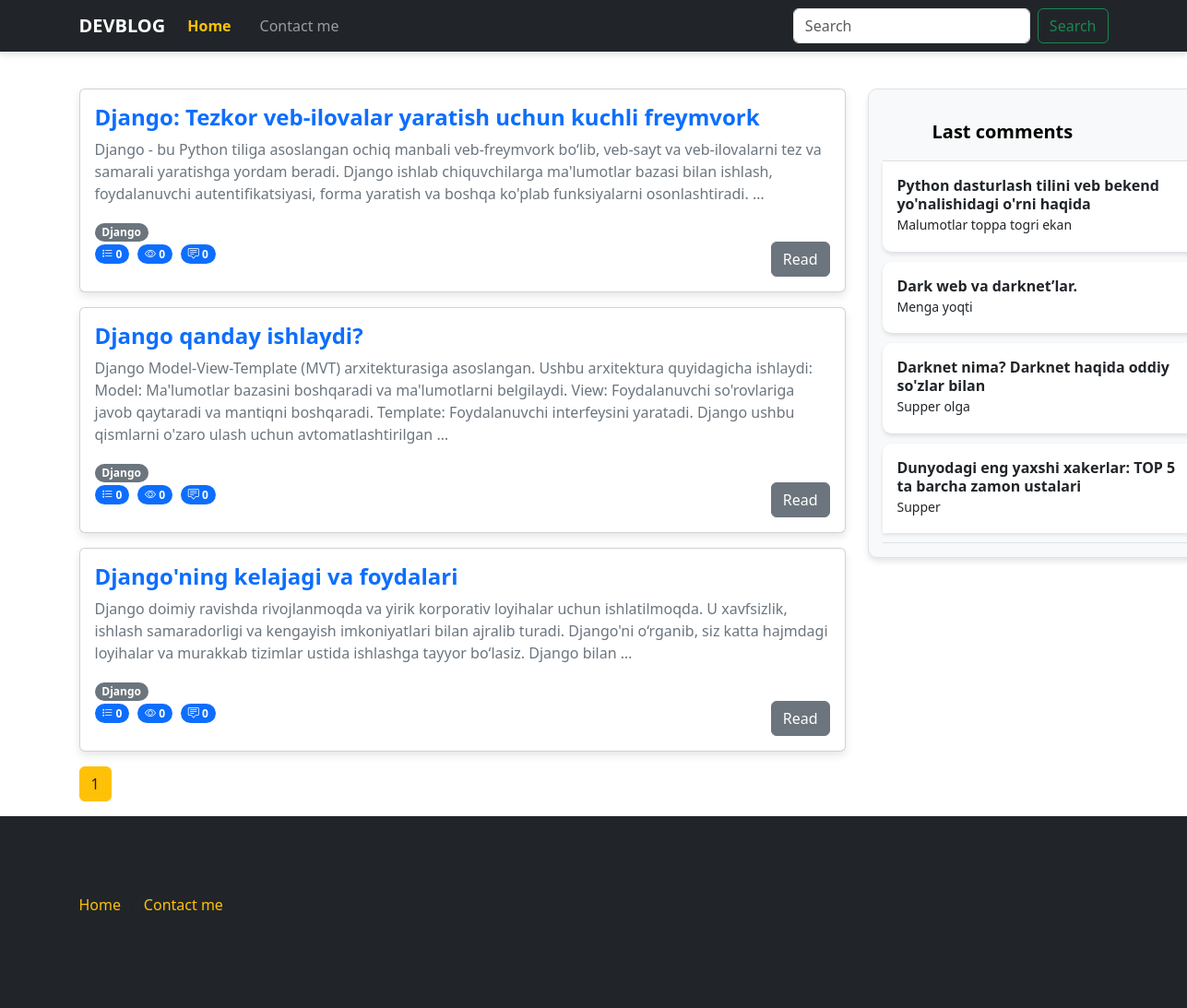
Screenshot of /django/posts with the database file from the repository.
### blog/models.py (models this page shows, shortened)
class Post(models.Model):
    title = models.CharField(verbose_name="Post title",max_length=550)
    body = models.TextField(verbose_name="Post body")
    author = models.CharField(verbose_name="Post author",default="Admin",max_length=100)
    category = models.ForeignKey(Category, on_delete=models.PROTECT,related_name='posts')
    tag = models.ManyToManyField(Tag)
    views = models.PositiveIntegerField(default=0)
    publish_date = models.DateTimeField(verbose_name="Published time",auto_now_add=True)
    published = models.BooleanField(default=True)
    on_top = models.BooleanField(default=False)

class Tag(models.Model):
    name = models.CharField(verbose_name="Tag name",max_length=250)
    slug = models.SlugField(max_length=250, unique=True)

class Comment(models.Model):
    author = models.CharField(verbose_name="Comment author",max_length=100,blank=False)
    comment = models.TextField(verbose_name="Comment")
    post = models.ForeignKey(Post, on_delete=models.CASCADE, related_name='comments')

### blog/views.py (the view)
# urls.py: path("<category_slug>/posts", views.category_list, name='category_list'),
def category_list(request,category_slug):
    category = Category.objects.get(slug=category_slug)
    posts = Post.objects.filter(category=category)
    last_comments = Comment.objects.all().order_by("-id")[:10]
    paginator = Paginator(posts, 3)
    page_number = request.GET.get("page")
    page_obj = paginator.get_page(page_number)
    return render(request,"index.html",context={"page_obj":page_obj,"last_comments":last_comments} )

### templates/index.html (shortened to what this page needs)
{% load static %}
<!DOCTYPE html>
<html lang="en">
  <head>
    <link rel="stylesheet" href="{% static 'css/style.css' %}" />
    <link
      rel="stylesheet"
      href="https://cdn.jsdelivr.net/npm/bootstrap-icons@1.11.3/font/bootstrap-icons.min.css"
    />
    <link
      href="https://cdn.jsdelivr.net/npm/bootstrap@5.3.2/dist/css/bootstrap.min.css"
      rel="stylesheet"
    />
  </head>
  <body>
    <header>
      <nav class="navbar navbar-expand-md navbar-dark bg-dark mb-4">
        <div class="container">
          <a class="navbar-brand" href="/">DevBlog</a>
          <div class="collapse navbar-collapse" id="navbarCollapse">
            <ul class="navbar-nav me-auto mb-2 mb-md-0">
              <li class="nav-item">
                <a class="nav-link active" aria-current="page" href="/">Home</a>
              </li>
              <li class="nav-item">
                <a class="nav-link" href="#">Contact me</a>
              </li>
            </ul>
            <form
              class="d-flex"
              role="search"
              action="{% url 'blog:search' %}"
              method="get"
            >
              <input
                class="form-control me-2"
                name="query"
                type="search"
                placeholder="Search"
                aria-label="Search"
                control-id="ControlID-1"
              />
              <button
                class="btn btn-outline-success"
                type="submit"
                control-id="ControlID-2"
              >
                Search
              </button>
            </form>
          </div>
        </div>
      </nav>
    </header>
    <main>
      <section>
        <div class="container-md">
          <div class="row">
            <div class="col-sm-12 col-md-9">
              {% for post in page_obj %}
              <div class="card mb-3">
                <div class="card-body">
                  <div class="content">
                    <a
                      href="{% url 'blog:detail' post.id %}"
                      class="text-decoration-none"
                    >
                      <h4 class="card-title fw-bold">{{post.title}}</h4></a
                    >
                    <p class="card-text">{{post.body|truncatewords:'35'}}</p>
                    {% for tag in post.tag.all %}
                    <span class="badge rounded-pill text-bg-secondary"
                      >{{tag.name}}</span
                    >
                    {% endfor %}
                    <br />
                    <span class="badge bg-primary rounded-pill">
                      <i class="bi bi-list-stars"></i>
                      {{post.ratings.all.count}}
                    </span>
                    <span class="badge bg-primary rounded-pill">
                      <i class="bi bi-eye"></i>
                      {{post.views}}
                    </span>
                    <span class="badge bg-primary rounded-pill">
                      <i class="bi bi-chat-square-text"></i>
                      {{post.comments.all.count}}
                    </span>
                    <a
                      href="{% url 'blog:detail' post.id %}"
                      class="btn btn-secondary float-end"
                      >Read</a
                    >
                  </div>
                </div>
              </div>
              {% empty %}
              <h3>Posts not found !</h3>
              {% endfor %}
              <nav aria-label="...">
                <ul class="pagination">
                  {% for page in page_obj.paginator.page_range %}
                  <li class="page-item {% if page_obj.number == page %} active {% endif %}">
                    <a class="page-link" href="?page={{ page }}">{{ page }}</a>
                  </li>
                  {% endfor %}
                </ul>
              </nav>
            </div>
            <div class="col-sm-none col-md-3">
              <div
                class="d-flex flex-column align-items-stretch flex-shrink-0 bg-body-tertiary"
                style="width: 380px"
              >
                <a
                  href="/"
                  class="d-flex align-items-center flex-shrink-0 p-3 link-body-emphasis text-decoration-none border-bottom"
                >
                  <svg class="bi pe-none me-2" width="30" height="24">
                    <use xlink:href="#bootstrap"></use>
                  </svg>
                  <span class="fs-5 fw-semibold">Last comments</span>
                </a>
                <div
                  class="list-group list-group-flush border-bottom scrollarea"
                >
                  {% for comment in last_comments %}
                  <a
                    href="{% url 'blog:detail' comment.post.id %}"
                    class="list-group-item list-group-item-action py-3 lh-sm"
                  >
                    <div
                      class="d-flex w-100 align-items-center justify-content-between"
                    >
                      <strong class="mb-1">{{comment.post.title}}</strong>
                    </div>
                    <div class="col-10 mb-1 small">{{comment.comment}}</div>
                  </a>
                  {% endfor %}
                </div>
              </div>
            </div>
          </div>
        </div>
      </section>
    </main>
    <footer class="footer mt-auto text-white-50 bg-dark">
      <div class="container">
        <div class="row my-5">
          <div class="col-12">
            <nav
              style="--bs-breadcrumb-divider: '|'"
              aria-label="breadcrumb"
              class="py-3"
            >
              <ol class="breadcrumb">
                <li class="breadcrumb-item">
                  <a href="/" class="text-decoration-none">Home</a>
                </li>
                <li class="breadcrumb-item" aria-current="page">
                  <a href="#" class="text-decoration-none">Contact me</a>
                </li>
              </ol>
            </nav>
          </div>
        </div>
      </div>
    </footer>
  </body>
</html>

### static/css/style.css (style rules this page uses)
body { font-family: 'Roboto', sans-serif; background-color: #f8f9fa; color: #212529; margin: 0; padding: 0; line-height: 1.6; }
a { text-decoration: none; color: #0d6efd; transition: color 0.3s ease; }
.navbar { box-shadow: 0 4px 6px rgba(0, 0, 0, 0.1); }
.navbar-brand { font-size: 1.5rem; font-weight: 700; text-transform: uppercase; }
.nav-link { font-size: 1rem; margin-right: 15px; }
.nav-link.active { color: #ffc107 !important; font-weight: bold; }
.card { border: none; border-radius: 10px; box-shadow: 0 4px 10px rgba(0, 0, 0, 0.1); margin-bottom: 20px; }
.card-title { font-size: 1.5rem; font-weight: bold; color: #212529; }
.card-text { font-size: 1rem; color: #6c757d; }
.badge { font-size: 0.9rem; margin-right: 5px; }
.btn-secondary { background-color: #6c757d; border: none; font-weight: 600; padding: 8px 20px; border-radius: 20px; }
.pagination .page-item.active .page-link { background-color: #ffc107; border-color: #ffc107; color: #212529; }
.bg-body-tertiary { background-color: #ffffff; border: 1px solid #dee2e6; border-radius: 10px; box-shadow: 0 4px 6px rgba(0, 0, 0, 0.1); padding: 15px; }
.list-group-item { border: none; padding: 15px 20px; border-radius: 10px; background-color: #f8f9fa; margin-bottom: 10px; box-shadow: 0 2px 4px rgba(0, 0, 0, 0.1); }
footer { background-color: #212529; color: #ffffff; padding: 20px 0; }
footer a { color: #ffc107; }
.breadcrumb { background-color: transparent; padding: 0; margin: 0; font-size: 1rem; }
.breadcrumb-item a { color: #ffc107; }

### rows the page displays
Post: title "Django: Tezkor veb-ilovalar yaratish uchun kuchli freymvork", body "Django - bu Python tiliga asoslangan ochiq manbali veb-freymvork bo‘lib, veb-sayt va veb-ilovalarni tez va samarali yaratishga yordam beradi. Django ishlab chiquvchilarga ma'lumotlar bazasi bilan ishlash, foydalanuvchi autentifikatsiyasi, forma yaratish va boshqa ko'plab funksiyalarni osonlashtiradi. …", ratings.all.count "0", views "0", comments.all.count "0"
Tag: name "Django"
Post: title "Django qanday ishlaydi?", body "Django Model-View-Template (MVT) arxitekturasiga asoslangan. Ushbu arxitektura quyidagicha ishlaydi: Model: Ma'lumotlar bazasini boshqaradi va ma'lumotlarni belgilaydi. View: Foydalanuvchi so'rovlariga javob qaytaradi va mantiqni boshqaradi. Template: Foydalanuvchi interfeysini yaratadi. Django ushbu qismlarni o'zaro ulash uchun avtomatlashtirilgan …", ratings.all.count "0", views "0", comments.all.count "0"
Post: title "Django'ning kelajagi va foydalari", body "Django doimiy ravishda rivojlanmoqda va yirik korporativ loyihalar uchun ishlatilmoqda. U xavfsizlik, ishlash samaradorligi va kengayish imkoniyatlari bilan ajralib turadi. Django'ni o‘rganib, siz katta hajmdagi loyihalar va murakkab tizimlar ustida ishlashga tayyor bo‘lasiz. Django bilan …", ratings.all.count "0", views "0", comments.all.count "0"
Comment: post "Python dasturlash tilini veb bekend yo'nalishidagi o'rni haqida", comment "Malumotlar toppa togri ekan"
Comment: post "Dark web va darknet’lar.", comment "Menga yoqti"
Comment: post "Darknet nima? Darknet haqida oddiy so'zlar bilan", comment "Supper olga"
Comment: post "Dunyodagi eng yaxshi xakerlar: TOP 5 ta barcha zamon ustalari", comment "Supper"

### other values shown
{{ page }} "1"
